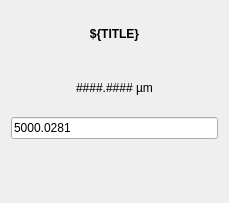
<?xml version="1.0" encoding="UTF-8"?>
<ui version="4.0">
 <class>Form</class>
 <widget class="QWidget" name="Form">
  <property name="geometry">
   <rect>
    <x>0</x>
    <y>0</y>
    <width>229</width>
    <height>203</height>
   </rect>
  </property>
  <property name="windowTitle">
   <string>${AXIS}</string>
  </property>
  <layout class="QVBoxLayout" name="verticalLayout">
   <item>
    <widget class="PyDMLabel" name="axis_name_line_edit">
     <property name="font">
      <font>
       <weight>75</weight>
       <bold>true</bold>
      </font>
     </property>
     <property name="toolTip">
      <string/>
     </property>
     <property name="text">
      <string>&lt;b&gt;${TITLE}&lt;b&gt;</string>
     </property>
     <property name="textFormat">
      <enum>Qt::RichText</enum>
     </property>
     <property name="alignment">
      <set>Qt::AlignCenter</set>
     </property>
     <property name="enableRichText" stdset="0">
      <bool>true</bool>
     </property>
    </widget>
   </item>
   <item>
    <widget class="PyDMLabel" name="readback_line_edit">
     <property name="font">
      <font>
       <pointsize>9</pointsize>
      </font>
     </property>
     <property name="toolTip">
      <string/>
     </property>
     <property name="text">
      <string>####.#### µm</string>
     </property>
     <property name="alignment">
      <set>Qt::AlignCenter</set>
     </property>
     <property name="showUnits" stdset="0">
      <bool>true</bool>
     </property>
     <property name="PyDMToolTip" stdset="0">
      <string>&lt;html&gt;&lt;head/&gt;&lt;body&gt;&lt;p&gt;Curent value for this signal.&lt;/p&gt;&lt;p&gt;haven://${AXIS}.user_readback&lt;/p&gt;&lt;/body&gt;&lt;/html&gt;</string>
     </property>
     <property name="channel" stdset="0">
      <string>haven://${AXIS}.readback</string>
     </property>
    </widget>
   </item>
   <item>
    <widget class="PyDMLineEdit" name="setpoint_line_edit">
     <property name="toolTip">
      <string/>
     </property>
     <property name="text">
      <string>5000.0281</string>
     </property>
     <property name="PyDMToolTip" stdset="0">
      <string>&lt;html&gt;&lt;head/&gt;&lt;body&gt;&lt;p&gt;Directly change the setpoint for this set of slits.&lt;/p&gt;&lt;p&gt;haven://${AXIS}.user_setpoint&lt;/p&gt;&lt;/body&gt;&lt;/html&gt;</string>
     </property>
     <property name="channel" stdset="0">
      <string>haven://${AXIS}.setpoint</string>
     </property>
    </widget>
   </item>
   <item>
    <widget class="PyDMEmbeddedDisplay" name="tweak_display">
     <property name="toolTip">
      <string/>
     </property>
     <property name="frameShape">
      <enum>QFrame::NoFrame</enum>
     </property>
     <property name="macros" stdset="0">
      <string>SIG=${AXIS}.setpoint</string>
     </property>
     <property name="filename" stdset="0">
      <string>tweak.py</string>
     </property>
     <property name="motor_direction" stdset="0">
      <string>${DIRECTION}</string>
     </property>
    </widget>
   </item>
  </layout>
 </widget>
 <customwidgets>
  <customwidget>
   <class>PyDMLabel</class>
   <extends>QLabel</extends>
   <header>pydm.widgets.label</header>
  </customwidget>
  <customwidget>
   <class>PyDMEmbeddedDisplay</class>
   <extends>QFrame</extends>
   <header>pydm.widgets.embedded_display</header>
   <container>1</container>
  </customwidget>
  <customwidget>
   <class>PyDMLineEdit</class>
   <extends>QLineEdit</extends>
   <header>pydm.widgets.line_edit</header>
  </customwidget>
 </customwidgets>
 <resources/>
 <connections/>
</ui>
